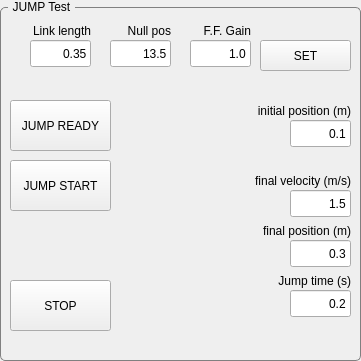
  <widget class="QGroupBox" name="groupBox_6">
   <property name="geometry">
    <rect>
     <x>390</x>
     <y>550</y>
     <width>361</width>
     <height>361</height>
    </rect>
   </property>
   <property name="styleSheet">
    <string notr="true">QGroupBox {
    border: 1px solid gray;
    border-radius: 5px;
    margin-top: 7px;
}

QGroupBox::title {
    subcontrol-origin: margin;
    left: 8px;
    padding: 0 3px 0 3px;
}</string>
   </property>
   <property name="title">
    <string>JUMP Test</string>
   </property>
   <widget class="QPushButton" name="BTN_JUMPSTART">
    <property name="geometry">
     <rect>
      <x>10</x>
      <y>160</y>
      <width>101</width>
      <height>51</height>
     </rect>
    </property>
    <property name="text">
     <string>JUMP START</string>
    </property>
   </widget>
   <widget class="QPushButton" name="BTN_JUMPSTOP">
    <property name="geometry">
     <rect>
      <x>10</x>
      <y>280</y>
      <width>101</width>
      <height>51</height>
     </rect>
    </property>
    <property name="text">
     <string>STOP</string>
    </property>
   </widget>
   <widget class="QPushButton" name="BTN_JUMPREADY">
    <property name="geometry">
     <rect>
      <x>10</x>
      <y>100</y>
      <width>101</width>
      <height>51</height>
     </rect>
    </property>
    <property name="text">
     <string>JUMP READY</string>
    </property>
   </widget>
   <widget class="QLineEdit" name="LE_JUMP_FIN_VEL">
    <property name="geometry">
     <rect>
      <x>290</x>
      <y>190</y>
      <width>61</width>
      <height>27</height>
     </rect>
    </property>
    <property name="text">
     <string>1.5</string>
    </property>
    <property name="alignment">
     <set>Qt::AlignRight|Qt::AlignTrailing|Qt::AlignVCenter</set>
    </property>
   </widget>
   <widget class="QLineEdit" name="LE_JUMP_TIME">
    <property name="geometry">
     <rect>
      <x>290</x>
      <y>290</y>
      <width>61</width>
      <height>27</height>
     </rect>
    </property>
    <property name="text">
     <string>0.2</string>
    </property>
    <property name="alignment">
     <set>Qt::AlignRight|Qt::AlignTrailing|Qt::AlignVCenter</set>
    </property>
   </widget>
   <widget class="QLineEdit" name="LE_JUMP_FIN_POS">
    <property name="geometry">
     <rect>
      <x>290</x>
      <y>240</y>
      <width>61</width>
      <height>27</height>
     </rect>
    </property>
    <property name="text">
     <string>0.3</string>
    </property>
    <property name="alignment">
     <set>Qt::AlignRight|Qt::AlignTrailing|Qt::AlignVCenter</set>
    </property>
   </widget>
   <widget class="QLabel" name="label_53">
    <property name="geometry">
     <rect>
      <x>240</x>
      <y>170</y>
      <width>111</width>
      <height>21</height>
     </rect>
    </property>
    <property name="text">
     <string>final velocity (m/s)</string>
    </property>
    <property name="alignment">
     <set>Qt::AlignRight|Qt::AlignTrailing|Qt::AlignVCenter</set>
    </property>
   </widget>
   <widget class="QLabel" name="label_54">
    <property name="geometry">
     <rect>
      <x>240</x>
      <y>220</y>
      <width>111</width>
      <height>21</height>
     </rect>
    </property>
    <property name="text">
     <string>final position (m)</string>
    </property>
    <property name="alignment">
     <set>Qt::AlignRight|Qt::AlignTrailing|Qt::AlignVCenter</set>
    </property>
   </widget>
   <widget class="QLabel" name="label_55">
    <property name="geometry">
     <rect>
      <x>270</x>
      <y>270</y>
      <width>81</width>
      <height>21</height>
     </rect>
    </property>
    <property name="text">
     <string>Jump time (s)</string>
    </property>
    <property name="alignment">
     <set>Qt::AlignRight|Qt::AlignTrailing|Qt::AlignVCenter</set>
    </property>
   </widget>
   <widget class="QLabel" name="label_56">
    <property name="geometry">
     <rect>
      <x>240</x>
      <y>100</y>
      <width>111</width>
      <height>21</height>
     </rect>
    </property>
    <property name="text">
     <string>initial position (m)</string>
    </property>
    <property name="alignment">
     <set>Qt::AlignRight|Qt::AlignTrailing|Qt::AlignVCenter</set>
    </property>
   </widget>
   <widget class="QLineEdit" name="LE_JUMP_INIT_POS">
    <property name="geometry">
     <rect>
      <x>290</x>
      <y>120</y>
      <width>61</width>
      <height>27</height>
     </rect>
    </property>
    <property name="text">
     <string>0.1</string>
    </property>
    <property name="alignment">
     <set>Qt::AlignRight|Qt::AlignTrailing|Qt::AlignVCenter</set>
    </property>
   </widget>
   <widget class="QLineEdit" name="LE_JUMP_LINK_LEN">
    <property name="geometry">
     <rect>
      <x>30</x>
      <y>40</y>
      <width>61</width>
      <height>27</height>
     </rect>
    </property>
    <property name="text">
     <string>0.35</string>
    </property>
    <property name="alignment">
     <set>Qt::AlignRight|Qt::AlignTrailing|Qt::AlignVCenter</set>
    </property>
   </widget>
   <widget class="QLineEdit" name="LE_JUMP_NULL_POS">
    <property name="geometry">
     <rect>
      <x>110</x>
      <y>40</y>
      <width>61</width>
      <height>27</height>
     </rect>
    </property>
    <property name="text">
     <string>13.5</string>
    </property>
    <property name="alignment">
     <set>Qt::AlignRight|Qt::AlignTrailing|Qt::AlignVCenter</set>
    </property>
   </widget>
   <widget class="QLabel" name="label_57">
    <property name="geometry">
     <rect>
      <x>20</x>
      <y>20</y>
      <width>71</width>
      <height>21</height>
     </rect>
    </property>
    <property name="text">
     <string>Link length</string>
    </property>
    <property name="alignment">
     <set>Qt::AlignRight|Qt::AlignTrailing|Qt::AlignVCenter</set>
    </property>
   </widget>
   <widget class="QLabel" name="label_58">
    <property name="geometry">
     <rect>
      <x>100</x>
      <y>20</y>
      <width>71</width>
      <height>21</height>
     </rect>
    </property>
    <property name="text">
     <string>Null pos</string>
    </property>
    <property name="alignment">
     <set>Qt::AlignRight|Qt::AlignTrailing|Qt::AlignVCenter</set>
    </property>
   </widget>
   <widget class="QPushButton" name="BTN_JUMP_SET">
    <property name="geometry">
     <rect>
      <x>260</x>
      <y>40</y>
      <width>91</width>
      <height>31</height>
     </rect>
    </property>
    <property name="text">
     <string>SET</string>
    </property>
   </widget>
   <widget class="QLineEdit" name="LE_JUMP_KFF">
    <property name="geometry">
     <rect>
      <x>190</x>
      <y>40</y>
      <width>61</width>
      <height>27</height>
     </rect>
    </property>
    <property name="text">
     <string>1.0</string>
    </property>
    <property name="alignment">
     <set>Qt::AlignRight|Qt::AlignTrailing|Qt::AlignVCenter</set>
    </property>
   </widget>
   <widget class="QLabel" name="label_60">
    <property name="geometry">
     <rect>
      <x>180</x>
      <y>20</y>
      <width>71</width>
      <height>21</height>
     </rect>
    </property>
    <property name="text">
     <string>F.F. Gain</string>
    </property>
    <property name="alignment">
     <set>Qt::AlignRight|Qt::AlignTrailing|Qt::AlignVCenter</set>
    </property>
   </widget>
  </widget>
